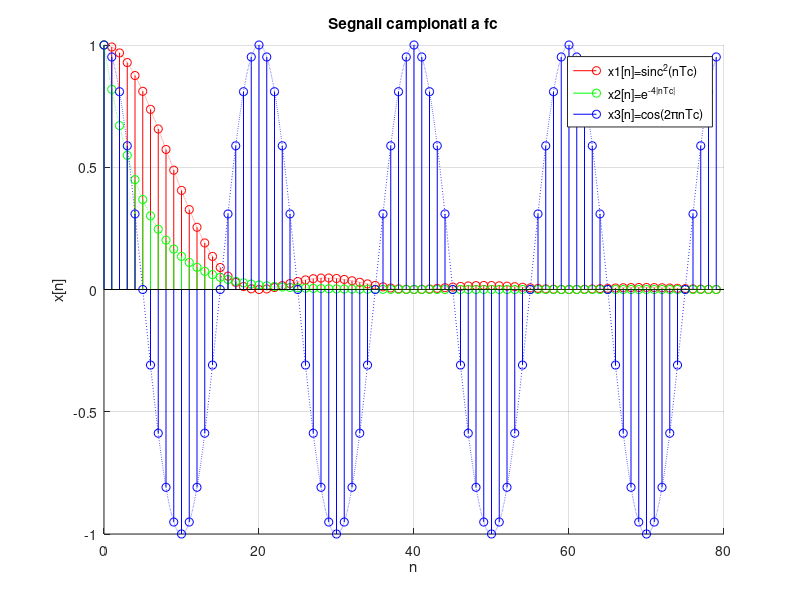
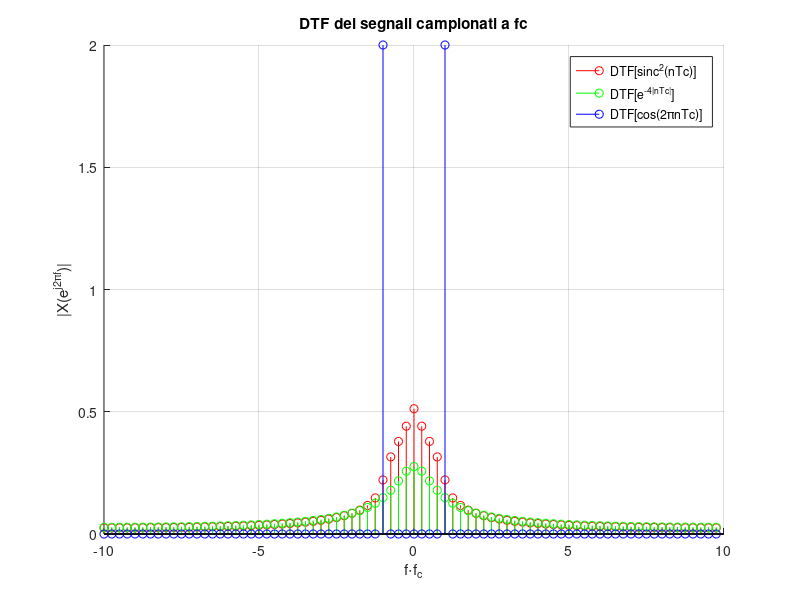

Recreate these plots in MATLAB, in order.
clc
clear

% Variabili
T0 = 4;
fc= 20;
Tc = 1 / fc;
N = T0 * fc;
Df = 1 / T0;

% Segnali "continui"
t = (0:0.01:N - 1);
x1_t = sinc(t * Tc) .^ 2;
x2_t = exp(-4 * abs(t * Tc));
x3_t = cos(2 * pi * t * Tc);

% Segnali campionati a fc
n = (0:N - 1);
x1_n = sinc(n * Tc) .^ 2;
x2_n = exp(-4 * abs(n * Tc));
x3_n = cos(2 * pi * n * Tc);

figure
hold on
stem(n, x1_n, 'r')
stem(n, x2_n, 'g')
stem(n, x3_n, 'b')
plot(t, x1_t, 'r:')
plot(t, x2_t, 'g:')
plot(t, x3_t, 'b:')
xlabel('n')
ylabel('x[n]')
grid on
legend('x1[n]=sinc^2(nTc)', 'x2[n]=e^{-4|nTc|}', 'x3[n]=cos(2\pinTc)')
title('Segnali campionati a fc')

% DFT dei segnali campionati a fc
f = (-N / 2:N/2 - 1) .* Df;
X1_n = fftshift(fft(x1_n, N));
X2_n = fftshift(fft(x2_n, N));
X3_n = fftshift(fft(x3_n, N));

figure
hold on
stem(f, abs(X1_n) .* Tc, 'r')
stem(f, abs(X2_n) .* Tc, 'g')
stem(f, abs(X3_n) .* Tc, 'b')
xlabel('f\cdotf_c')
ylabel('|X(e^{j2\pif})|')
grid on
legend('DTF[sinc^2(nTc)]', 'DTF[e^{-4|nTc|}]', 'DTF[cos(2\pinTc)]')
title('DTF dei segnali campionati a fc')
